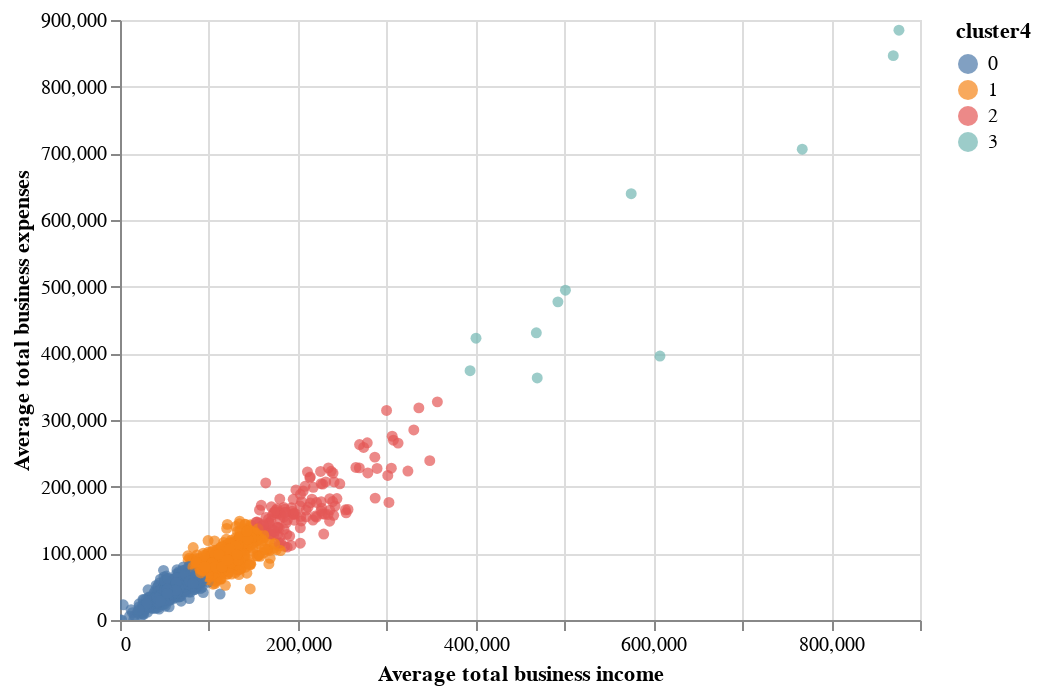

Notebook source saved alongside this figure:
### Code cell
kmeans = KMeans(random_state=1, n_clusters=4, init='random', n_init=10)
kmeans.fit(X)
df['cluster4'] = kmeans.predict(X)
scatter_plot = alt.Chart(df).mark_circle()

scatter_plot.encode(x='Average total business income', y='Average total business expenses',color='cluster4:N',
tooltip=['Postcode', 'cluster4', 'Average total business income', 'Average total business expenses']
).interactive()

### Figure 1 — Vega-Lite specification as saved in the notebook (floating-point values rounded to 4 significant figures; data arrays with more than 128 entries replaced by an {"elided": "..."} marker saying what was removed)
{"config": {"view": {"continuousWidth": 400, "continuousHeight": 300}}, "data": {"name": "data-dd0de9e50b82516422fc4fa9d9c8433f"}, "mark": "circle", "encoding": {"color": {"type": "nominal", "field": "cluster4"}, "tooltip": [{"type": "quantitative", "field": "Postcode"}, {"type": "quantitative", "field": "cluster4"}, {"type": "quantitative", "field": "Average total business income"}, {"type": "quantitative", "field": "Average total business expenses"}], "x": {"type": "quantitative", "field": "Average total business income"}, "y": {"type": "quantitative", "field": "Average total business expenses"}}, "selection": {"selector002": {"type": "interval", "bind": "scales", "encodings": ["x", "y"]}}, "$schema": "https://vega.github.io/schema/vega-lite/v4.8.1.json", "datasets": {"data-dd0de9e50b82516422fc4fa9d9c8433f": {"elided": "2473 records"}}}
